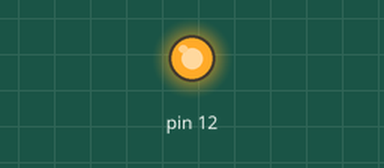
This sketch was run on a simulated Arduino Uno, built with avr-gcc and run on an emulated ATmega328P. On the bench: output pins drawn as LEDs (lit = HIGH).

Above: at 1.0 s.
At 3.0 s:
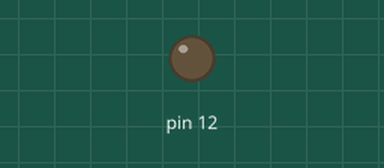
Timing chart, 0 to 5.2 s (numbered marks = the images above):
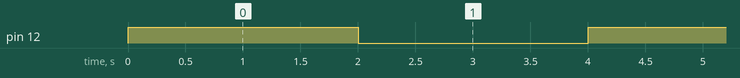

The sketch:

dc_motor_1.ino
```cpp
void setup()
{
  pinMode(12, OUTPUT);
  Serial.begin(9600);

}

void loop()
{
  digitalWrite(12, HIGH);  //run at max speed allowed
  delay(2000); // Wait for 2 second(s)
  digitalWrite(12, LOW);
  delay(2000);
}
```

Measured:
- by itself, pin 12: alternates HIGH for 2.0 s and LOW for 2.0 s
